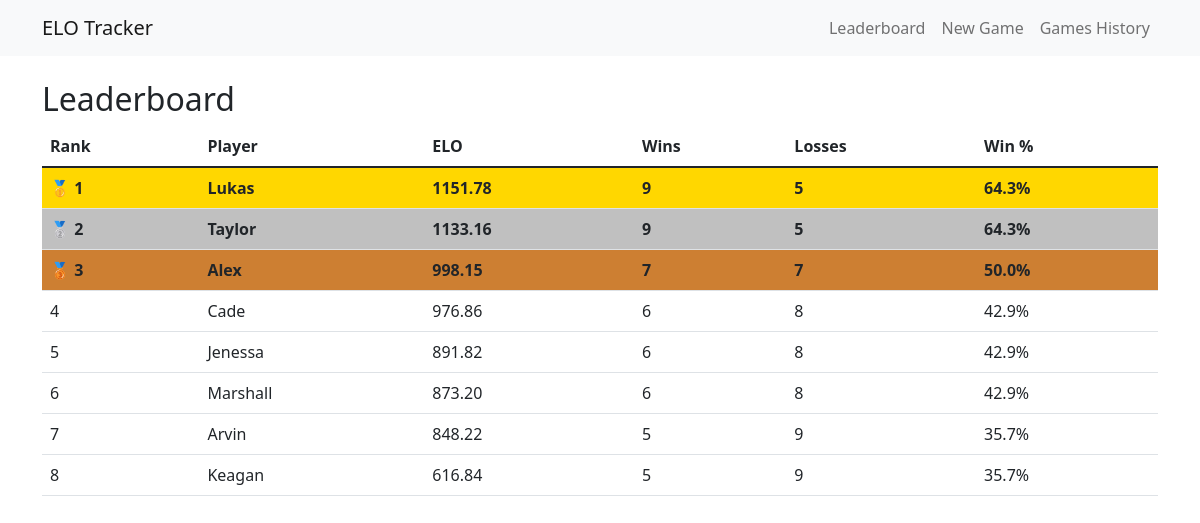
Before: / with the older database file.
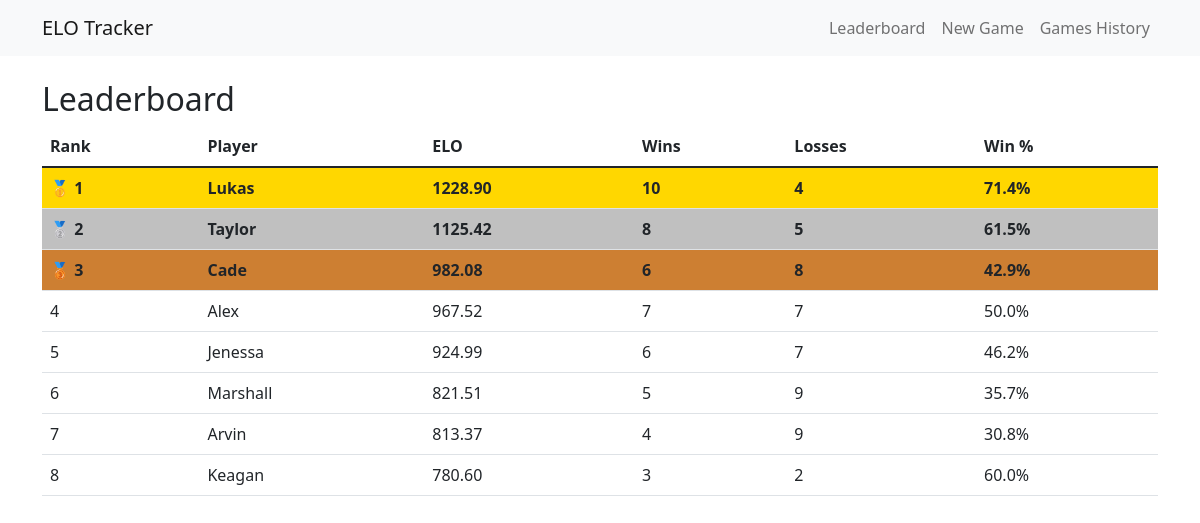
After: the same page with the newer database file.
### models.py (models this page shows)
class Player(db.Model):
    id = db.Column(db.Integer, primary_key=True)
    name = db.Column(db.String(80), unique=True, nullable=False)
    elo = db.Column(db.Float, default=1000)

### app.py (the view)
@app.route('/')
def index():
    players = Player.query.order_by(Player.elo.desc()).all()
    player_stats = {}
    games = Game.query.all()
    for player in players:
        player_stats[player.id] = {'wins': 0, 'losses': 0, 'win_pct': 0}
    for game in games:
        team1_ids = [int(pid) for pid in game.team1_players.split(',')]
        team2_ids = [int(pid) for pid in game.team2_players.split(',')]
        if game.winner == 1:
            for player_id in team1_ids:
                if player_id in player_stats:
                    player_stats[player_id]['wins'] += 1
            for player_id in team2_ids:
                if player_id in player_stats:
                    player_stats[player_id]['losses'] += 1
        elif game.winner == 2:
            for player_id in team1_ids:
                if player_id in player_stats:
                    player_stats[player_id]['losses'] += 1
            for player_id in team2_ids:
                if player_id in player_stats:
                    player_stats[player_id]['wins'] += 1
    for player_id, stats in player_stats.items():
        total_games = stats['wins'] + stats['losses']
        if total_games > 0:
            stats['win_pct'] = (stats['wins'] / total_games) * 100
        else:
            stats['win_pct'] = 0
        stats['win_pct'] = round(stats['win_pct'], 1)
    return render_template('leaderboard.html', players=players, player_stats=player_stats)

### templates/leaderboard.html
{% extends "base.html" %}
{% block content %}
<h2>Leaderboard</h2>
<table class="table">
    <thead>
        <tr>
            <th>Rank</th>
            <th>Player</th>
            <th>ELO</th>
            <th>Wins</th>
            <th>Losses</th>
            <th>Win %</th>
        </tr>
    </thead>
    <tbody>
        {% for player in players %}
        <tr class="{% if loop.index == 1 %}gold-rank{% elif loop.index == 2 %}silver-rank{% elif loop.index == 3 %}bronze-rank{% endif %}">
            <td>
                {% if loop.index == 1 %}
                    🥇 1
                {% elif loop.index == 2 %}
                    🥈 2
                {% elif loop.index == 3 %}
                    🥉 3
                {% else %}
                    {{ loop.index }}
                {% endif %}
            </td>
            <td>{{ player.name }}</td>
            <td>{{ "%.2f"|format(player.elo) }}</td>
            <td>{{ player_stats[player.id]['wins'] }}</td>
            <td>{{ player_stats[player.id]['losses'] }}</td>
            <td>{{ player_stats[player.id]['win_pct'] }}%</td>
        </tr>
        {% endfor %}
    </tbody>
</table>
{% endblock %}

### templates/base.html (shortened to what this page needs)
<!DOCTYPE html>
<html>
<head>
    <link href="https://cdn.jsdelivr.net/npm/bootstrap@5.1.3/dist/css/bootstrap.min.css" rel="stylesheet">
    <link rel="stylesheet" href="https://code.jquery.com/ui/1.13.1/themes/base/jquery-ui.css">
</head>
<body>
    <nav class="navbar navbar-expand-lg navbar-light bg-light">
        <div class="container">
            <a class="navbar-brand" href="/">ELO Tracker</a>
            <div class="navbar-nav">
                <a class="nav-link" href="/">Leaderboard</a>
                <a class="nav-link" href="/new_game">New Game</a>
                <a class="nav-link" href="/games">Games History</a>
            </div>
        </div>
    </nav>
    <div class="container mt-4">
        {% block content %}{% endblock %}
    </div>
</body>
</html>

### templates/base.html (style rules this page uses)
.gold-rank { background-color: #FFD700 !important; font-weight: bold; }
.silver-rank { background-color: #C0C0C0 !important; font-weight: bold; }
.bronze-rank { background-color: #CD7F32 !important; font-weight: bold; }

Changed rows visible on the page:
changed Player "Lukas": elo "1151.78" → "1228.90"; player_stats "9" → "10"; player_stats "5" → "4"; player_stats "64.3" → "71.4"
changed Player "Taylor": elo "1133.16" → "1125.42"; player_stats "9" → "8"; player_stats "64.3" → "61.5"
changed Player "Cade": elo "976.86" → "982.08"; now shows "🥉 3"; moves up the list
changed Player "Alex": elo "998.15" → "967.52"; no longer shows "🥉 3"
changed Player "Jenessa": elo "891.82" → "924.99"; id "8" → "7"; player_stats "42.9" → "46.2"
changed Player "Marshall": elo "873.20" → "821.51"; player_stats "6" → "5"; player_stats "8" → "9"; player_stats "42.9" → "35.7"
changed Player "Arvin": elo "848.22" → "813.37"; id "5" → "4"; player_stats "35.7" → "30.8"
changed Player "Keagan": elo "616.84" → "780.60"; player_stats "5" → "3"; player_stats "9" → "2"; player_stats "35.7" → "60.0"
